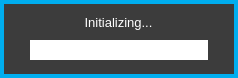
<?xml version="1.0" encoding="UTF-8"?>
<ui version="4.0">
 <class>AppLoadForm</class>
 <widget class="QWidget" name="AppLoadForm">
  <property name="geometry">
   <rect>
    <x>0</x>
    <y>0</y>
    <width>238</width>
    <height>78</height>
   </rect>
  </property>
  <property name="windowTitle">
   <string>Form</string>
  </property>
  <property name="styleSheet">
   <string notr="true">QWidget
{
	background:		rgba(35,31,32,255);
	border: 4px solid rgba(0,174,239,255);
}  

QWidget:hover
{
	/*border:				3px solid rgb(0, 126, 126)*/
}        

/*-------QFrame-------*/

QFrame
{
	background: rgb(60, 60, 60);
}

/* ---------- QLabels ------------*/

QLabel
{
	background:		rgba(0,0,0,0);
	color: 				white;
	font: 				10pt &quot;Corbel&quot;;
	border:				none;
}

QLabel:hover
{
	border:				none;
}  

/*---------- QProgress Bar ---------*/

QProgressBar 
{
	border: 2px solid rgb(60, 60, 60);
	padding: 0px;
	background: white;
 }

QProgressBar::chunk
{
	background-color: rgba(0,174,239,255);
	border-radius: 1px;
}

</string>
  </property>
  <widget class="QFrame" name="warningFrame">
   <property name="geometry">
    <rect>
     <x>0</x>
     <y>0</y>
     <width>238</width>
     <height>78</height>
    </rect>
   </property>
   <property name="focusPolicy">
    <enum>Qt::NoFocus</enum>
   </property>
   <property name="styleSheet">
    <string notr="true"/>
   </property>
   <property name="frameShape">
    <enum>QFrame::StyledPanel</enum>
   </property>
   <property name="frameShadow">
    <enum>QFrame::Raised</enum>
   </property>
   <widget class="QFrame" name="warningSubFrame">
    <property name="geometry">
     <rect>
      <x>8</x>
      <y>8</y>
      <width>221</width>
      <height>61</height>
     </rect>
    </property>
    <property name="focusPolicy">
     <enum>Qt::NoFocus</enum>
    </property>
    <property name="styleSheet">
     <string notr="true">QFrame 
{
background: none;
border:none;
}
</string>
    </property>
    <property name="frameShape">
     <enum>QFrame::StyledPanel</enum>
    </property>
    <property name="frameShadow">
     <enum>QFrame::Raised</enum>
    </property>
    <widget class="QLabel" name="Text">
     <property name="geometry">
      <rect>
       <x>0</x>
       <y>-1</y>
       <width>221</width>
       <height>31</height>
      </rect>
     </property>
     <property name="focusPolicy">
      <enum>Qt::NoFocus</enum>
     </property>
     <property name="styleSheet">
      <string notr="true">font: 10pt;</string>
     </property>
     <property name="text">
      <string>Initializing...</string>
     </property>
     <property name="alignment">
      <set>Qt::AlignCenter</set>
     </property>
    </widget>
    <widget class="QProgressBar" name="progressBar">
     <property name="geometry">
      <rect>
       <x>20</x>
       <y>30</y>
       <width>182</width>
       <height>24</height>
      </rect>
     </property>
     <property name="focusPolicy">
      <enum>Qt::NoFocus</enum>
     </property>
     <property name="styleSheet">
      <string notr="true"/>
     </property>
     <property name="value">
      <number>0</number>
     </property>
     <property name="alignment">
      <set>Qt::AlignCenter</set>
     </property>
     <property name="textVisible">
      <bool>false</bool>
     </property>
    </widget>
   </widget>
  </widget>
 </widget>
 <resources/>
 <connections/>
</ui>
